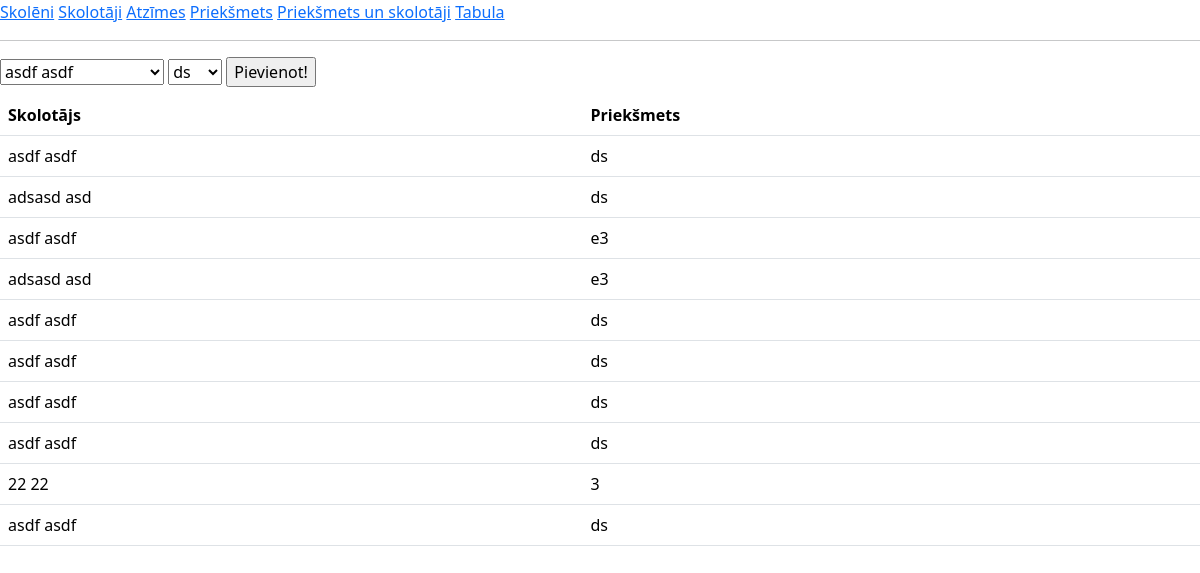
/prieksmetiunskolotaji, run on the app's committed database.
### tables this page shows
CREATE TABLE skolotaju(
        id INTEGER PRIMARY KEY AUTOINCREMENT,
        vards TEXT NOT NULL,
        uzvards TEXT NOT NULL
        );

CREATE TABLE prieksmeti(
        id INTEGER PRIMARY KEY AUTOINCREMENT,
        subject TEXT NOT NULL
        );

### main.py (the view, shortened to what this page needs)
@app.route("/prieksmetiunskolotaji", methods=["POST", "GET"])
def prieksmetiunskolotaji():
    prieksmetiunskolotaji_db = iegut_prieksmetiunskolotaji()
    prieksmeti_id_db = iegut_prieksmeti_id()
    skolotaji_id_db = iegut_skolotaji_id()
    print(prieksmetiunskolotaji_db)
    return render_template("prieksmetiunskolotaji.html", aizsutitais="", prieksmetiunskolotaji = prieksmetiunskolotaji_db, skolotaji = skolotaji_id_db, prieksmeti=prieksmeti_id_db)

### dati.py (called while the page is built)
def iegut_prieksmetiunskolotaji():
    cur = conn.cursor()
    cur.execute(
        f"""
        SELECT vards, uzvards, subject
        FROM
        (prieksmetiunskolotaji JOIN skolotaju ON skolotaju.id = prieksmetiunskolotaji.vards_id)
        JOIN prieksmeti ON prieksmeti.id = prieksmetiunskolotaji.subject_id
        """
    )
    conn.commit()
    dati = cur.fetchall()
    return dati

def iegut_prieksmeti_id():
    cur = conn.cursor()
    cur.execute(
        f"""
        SELECT id, subject FROM prieksmeti
        """
    )
    conn.commit()
    dati = cur.fetchall()
    return dati

def iegut_skolotaji_id():
    cur = conn.cursor()
    cur.execute(
        f"""
        SELECT id ,vards, uzvards FROM skolotaju
        """
    )
    conn.commit()
    dati = cur.fetchall()
    return dati

### templates/prieksmetiunskolotaji.html (shortened to what this page needs)
{% extends 'skoleni.html'%}
{% block saturs %}
<form method="post">
  <select id="vards" name="vards">
    {% for viens in skolotaji %}
      <option value="{{viens[0]}}">{{viens[1]}} {{viens[2]}}</option>
    {% endfor %}
  </select>
  <select id="subject" name="subject">
    {% for viens in prieksmeti %}
      <option value="{{viens[0]}}">{{viens[1]}}</option>
    {% endfor %}
  </select>
  <input type="submit" value="Pievienot!">
  <table class="table">
      <tr>
        <th>Skolotājs</th>
        <th>Priekšmets</th>
      </tr>
      {% for viens in prieksmetiunskolotaji %}
          <tr>
            <td>{{viens[0]}} {{viens[1]}}</td>
            <td>{{viens[2]}}</td>
          </tr>
      {% endfor %}
  </table>
</form>
{% endblock %}

### data on the page
skolotaju: vards "asdf", uzvards "asdf", subject "ds", subject "e3"
skolotaju: vards "adsasd", uzvards "asd", subject "ds", subject "e3"
skolotaju: vards "22", uzvards "22", subject "3"

### other printed values
form field vards "asdf asdf"
form field subject "ds"
